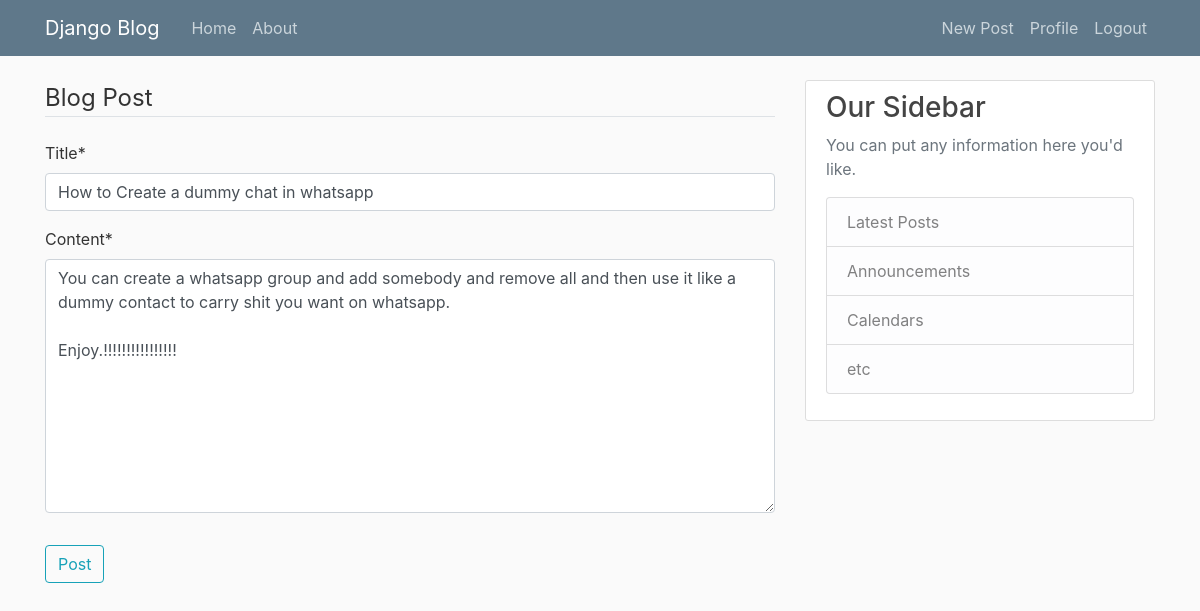
The app's page /blog/post/32/update/ (signed in) with its own data.
### blog/models.py (models this page shows, shortened)
class Post(models.Model):
    title=models.CharField(max_length=100)
    content=models.TextField()
    date_posted=models.DateTimeField(default=timezone.now)
    author=models.ForeignKey(User, on_delete=models.CASCADE)

### blog/views.py (the view, shortened to what this page needs)
# urls.py: path('post/<int:pk>/update/', PostUpdateView.as_view(), name='post-update'),
class PostUpdateView(UserPassesTestMixin,LoginRequiredMixin,UpdateView):
    model=Post
    fields=['title','content']
    def test_func(self):
        post=self.get_object()
        if self.request.user==post.author:
            return True
        return False

### blog/templates/blog/post_form.html (shortened to what this page needs)
{% extends "blog/base.html" %}
{% load crispy_forms_tags%}
{% block content %}
<div content-section>
	<form method='POST'>
		<fieldset class='form-group'>
		<legend class='border-bottom mb-4'> Blog Post</legend>
		{{form|crispy }}
		</fieldset>
		<div class='form-group'>
		<button class='btn btn-outline-info' type='submit'> Post </button>
		</div>
	</form>
</div>
{% endblock content %}

### blog/static/blog/main.css (style rules this page uses)
body { background: #fafafa; color: #333333; margin-top: 5rem; }

### records on screen
Post: title "How to Create a dummy chat in whatsapp", content "You can create a whatsapp group and add somebody and remove all and then use it like a dummy contact to carry shit you want on whatsapp. Enjoy.!!!!!!!!!!!!!!!!"
